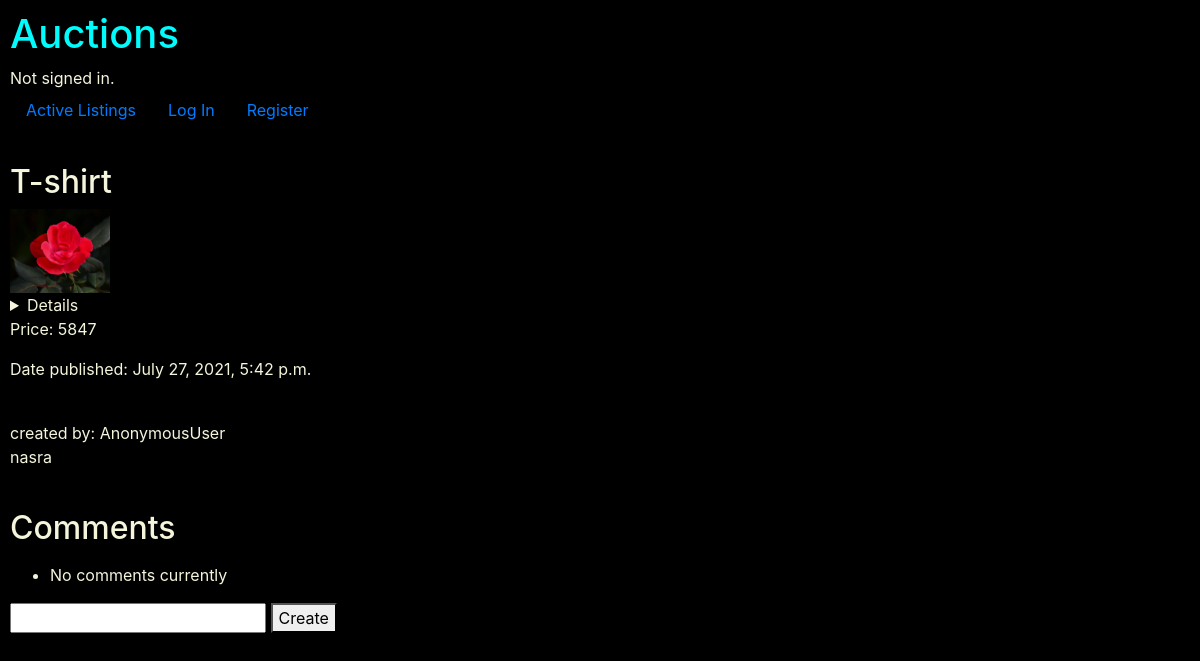
The page /4 on the database as committed earlier.
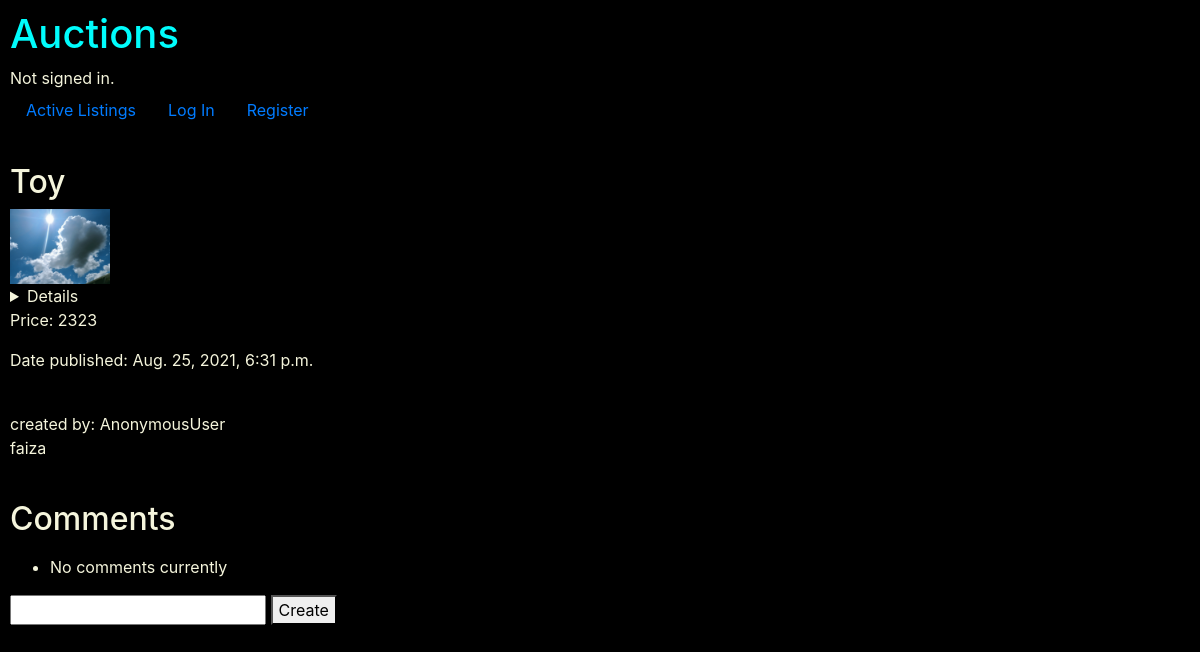
The same page on the database as committed later.
### auctions/models.py (models this page shows, shortened)
class Auction_listings(models.Model):
    auc_title = models.CharField(max_length=50)
    auc_details = models.CharField(max_length=250)
    auc_price = models.IntegerField()
    auc_date_published = models.DateTimeField(auto_now_add=True)
    auc_created_by = models.ForeignKey(User, on_delete=models.CASCADE, related_name="creator", blank=True)
    auc_image = models.ImageField(default='rose.jpg', blank=True)
    auctions = models.ManyToManyField(Category, blank= True, related_name="category")

class User(AbstractUser):
    pass

### auctions/views.py (the view)
# urls.py: path("<int:list_id>", views.list_page, name="auctions_list"),
def list_page(request, list_id):
    if request.user.is_authenticated:
        list_auction = Auction_listings.objects.get(pk=list_id)
        categories = Category.objects.get(pk = list_id)
        return render(request, "auctions/auc_details.html", {
            "detail": list_auction,
            "cats":categories,
            "user": request.user,
            "comments": list_auction.comment.all(),
        })
    else:
        list_auction = Auction_listings.objects.get(pk=list_id)
        return render(request, "auctions/auc_details.html", {
            "detail": list_auction,
        })

### auctions/templates/auctions/auc_details.html (shortened to what this page needs)
{% extends 'auctions/layout.html' %} {% load static %} %} {% block body %}
<div>
    <h2>{{detail.auc_title}}</h2>
    <img src="{{detail.auc_image.url}}" alt="rose flower" width="100px" height="auto">
    <details>{{detail.auc_details}}</details>
    <p>Price: {{detail.auc_price}}</p>
    <p>Date published: {{detail.auc_date_published}} </p>
    <p>
        <br> created by: {{user}} <br> {{detail.auc_created_by}}
    </p>
    <br>
    <div>
        <h2>Comments</h2>
        <p>{% for comment in comments %}
            <ul>
                <li>{{comment}}</li>
            </ul>
            {% empty %}
            <ul>
                <li> No comments currently </li>
            </ul>
            {% endfor %}
        </p>
    </div>
</div>
<form action="{% url 'comment' %}" method="POST">
    <input type="text" name="text"></input>
    <button type=" submit ">Create</button>
</form>
{% endblock body %}

### auctions/templates/auctions/layout.html (shortened to what this page needs)
{% load static %}
<!DOCTYPE html>
<html lang="en">
<head>
    <link rel="stylesheet" href="https://stackpath.bootstrapcdn.com/bootstrap/4.4.1/css/bootstrap.min.css">
    <link href="{% static 'auctions/styles.css' %}" rel="stylesheet">
</head>
<body>
    <h1>Auctions</h1>
    <div>
        {% if user.is_authenticated %} Signed in as <strong>{{ user.username }}</strong>. {% else %} Not signed in. {% endif %}
    </div>
    <ul class="nav">
        <li class="nav-item">
            <a class="nav-link" href="{% url 'index' %}">Active Listings</a>
        </li>
        {% if user.is_authenticated %}
        <li class="nav-item">
            <a class="nav-link" href="{% url 'create_listing' %}">Create new listing</a>
        </li>
        <li class="nav-item">
            <a class="nav-link" href="{% url 'logout' %}">Log Out</a>
        </li>
        {% else %}
        <li class="nav-item">
            <a class="nav-link" href="{% url 'login' %}">Log In</a>
        </li>
        <li class="nav-item">
            <a class="nav-link" href="{% url 'register' %}">Register</a>
        </li>
        {% endif %}
    </ul>
    <hr> {% block body %} {% endblock %}
</body>
</html>

### auctions/static/auctions/styles.css (style rules this page uses)
body { padding: 10px; background-color: black; color: beige; }
h1 { color: rgb(0, 253, 253); }

Rows that differ between the two databases and show on the page:
changed Auction_listings: auc_title "T-shirt" → "Toy"; auc_image: a different picture; auc_price "5847" → "2323"; auc_date_published "July 27, 2021, 5:42 p.m." → "Aug. 25, 2021, 6:31 p.m."; auc_created_by "nasra" → "faiza"
